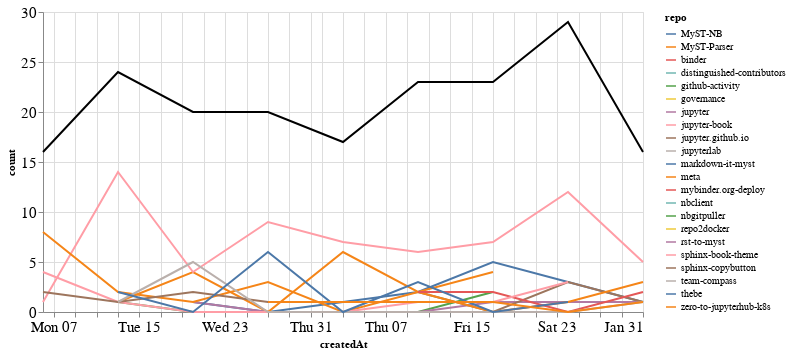

Write notebook code for a chart like this one.
### Markdown cell above
### Comments

### Code cell
comments_time = comments.groupby('repo').resample('W', on='createdAt').count()['author'].reset_index()
comments_time = comments_time.rename(columns={'author': 'count'})
comments_time_total = comments_time.groupby('createdAt').agg({"count": "sum"}).reset_index()
ch1 = alt.Chart(comments_time, width=600).mark_line().encode(
    x='createdAt',
    y='count',
    color='repo',
    tooltip="repo"
)

ch2 = alt.Chart(comments_time_total, width=600).mark_line(color="black").encode(
    x='createdAt',
    y='count',
)

ch1 + ch2

### Figure 1 — Vega-Lite specification as saved in the notebook (floating-point values rounded to 4 significant figures)
{"config": {"axisLeft": {"labelFontSize": 15}, "axisBottom": {"labelFontSize": 15}}, "layer": [{"data": {"name": "data-5f95427f0551002ba3722fc68b69c4a5"}, "mark": "line", "encoding": {"color": {"type": "nominal", "field": "repo"}, "tooltip": {"type": "nominal", "field": "repo"}, "x": {"type": "temporal", "field": "createdAt"}, "y": {"type": "quantitative", "field": "count"}}, "width": 600}, {"data": {"name": "data-d078ae1a8973af069791da17aaa783e9"}, "mark": {"type": "line", "color": "black"}, "encoding": {"x": {"type": "temporal", "field": "createdAt"}, "y": {"type": "quantitative", "field": "count"}}, "width": 600}], "$schema": "https://vega.github.io/schema/vega-lite/v4.8.1.json", "datasets": {"data-5f95427f0551002ba3722fc68b69c4a5": [{"repo": "MyST-NB", "createdAt": "2020-12-20T00:00:00", "count": 1}, {"repo": "MyST-NB", "createdAt": "2020-12-27T00:00:00", "count": 0}, {"repo": "MyST-NB", "createdAt": "2021-01-03T00:00:00", "count": 1}, {"repo": "MyST-NB", "createdAt": "2021-01-10T00:00:00", "count": 2}, {"repo": "MyST-NB", "createdAt": "2021-01-17T00:00:00", "count": 5}, {"repo": "MyST-NB", "createdAt": "2021-01-24T00:00:00", "count": 3}, {"repo": "MyST-NB", "createdAt": "2021-01-31T00:00:00", "count": 1}, {"repo": "MyST-Parser", "createdAt": "2020-12-13T00:00:00", "count": 1}, {"repo": "MyST-Parser", "createdAt": "2020-12-20T00:00:00", "count": 4}, {"repo": "MyST-Parser", "createdAt": "2020-12-27T00:00:00", "count": 0}, {"repo": "MyST-Parser", "createdAt": "2021-01-03T00:00:00", "count": 6}, {"repo": "MyST-Parser", "createdAt": "2021-01-10T00:00:00", "count": 2}, {"repo": "MyST-Parser", "createdAt": "2021-01-17T00:00:00", "count": 4}, {"repo": "binder", "createdAt": "2021-01-31T00:00:00", "count": 1}, {"repo": "distinguished-contributors", "createdAt": "2020-12-20T00:00:00", "count": 1}, {"repo": "github-activity", "createdAt": "2020-12-13T00:00:00", "count": 1}, {"repo": "github-activity", "createdAt": "2020-12-20T00:00:00", "count": 0}, {"repo": "github-activity", "createdAt": "2020-12-27T00:00:00", "count": 0}, {"repo": "github-activity", "createdAt": "2021-01-03T00:00:00", "count": 0}, {"repo": "github-activity", "createdAt": "2021-01-10T00:00:00", "count": 0}, {"repo": "github-activity", "createdAt": "2021-01-17T00:00:00", "count": 2}, {"repo": "governance", "createdAt": "2021-01-24T00:00:00", "count": 1}, {"repo": "jupyter", "createdAt": "2020-12-20T00:00:00", "count": 1}, {"repo": "jupyter", "createdAt": "2020-12-27T00:00:00", "count": 0}, {"repo": "jupyter", "createdAt": "2021-01-03T00:00:00", "count": 0}, {"repo": "jupyter", "createdAt": "2021-01-10T00:00:00", "count": 0}, {"repo": "jupyter", "createdAt": "2021-01-17T00:00:00", "count": 1}, {"repo": "jupyter", "createdAt": "2021-01-24T00:00:00", "count": 1}, {"repo": "jupyter", "createdAt": "2021-01-31T00:00:00", "count": 1}, {"repo": "jupyter-book", "createdAt": "2020-12-06T00:00:00", "count": 1}, {"repo": "jupyter-book", "createdAt": "2020-12-13T00:00:00", "count": 14}, {"repo": "jupyter-book", "createdAt": "2020-12-20T00:00:00", "count": 4}, {"repo": "jupyter-book", "createdAt": "2020-12-27T00:00:00", "count": 9}, {"repo": "jupyter-book", "createdAt": "2021-01-03T00:00:00", "count": 7}, {"repo": "jupyter-book", "createdAt": "2021-01-10T00:00:00", "count": 6}, {"repo": "jupyter-book", "createdAt": "2021-01-17T00:00:00", "count": 7}, {"repo": "jupyter-book", "createdAt": "2021-01-24T00:00:00", "count": 12}, {"repo": "jupyter-book", "createdAt": "2021-01-31T00:00:00", "count": 5}, {"repo": "jupyter.github.io", "createdAt": "2021-01-10T00:00:00", "count": 2}, {"repo": "jupyter.github.io", "createdAt": "2021-01-17T00:00:00", "count": 0}, {"repo": "jupyter.github.io", "createdAt": "2021-01-24T00:00:00", "count": 3}, {"repo": "jupyter.github.io", "createdAt": "2021-01-31T00:00:00", "count": 1}, {"repo": "jupyterlab", "createdAt": "2020-12-20T00:00:00", "count": 1}, {"repo": "markdown-it-myst", "createdAt": "2020-12-06T00:00:00", "count": 1}, {"repo": "meta", "createdAt": "2020-12-06T00:00:00", "count": 8}, {"repo": "meta", "createdAt": "2020-12-13T00:00:00", "count": 2}, {"repo": "meta", "createdAt": "2020-12-20T00:00:00", "count": 1}, {"repo": "meta", "createdAt": "2020-12-27T00:00:00", "count": 3}, {"repo": "meta", "createdAt": "2021-01-03T00:00:00", "count": 0}, {"repo": "meta", "createdAt": "2021-01-10T00:00:00", "count": 2}, {"repo": "meta", "createdAt": "2021-01-17T00:00:00", "count": 0}, {"repo": "meta", "createdAt": "2021-01-24T00:00:00", "count": 1}, {"repo": "meta", "createdAt": "2021-01-31T00:00:00", "count": 3}, {"repo": "mybinder.org-deploy", "createdAt": "2021-01-10T00:00:00", "count": 2}, {"repo": "mybinder.org-deploy", "createdAt": "2021-01-17T00:00:00", "count": 2}, {"repo": "mybinder.org-deploy", "createdAt": "2021-01-24T00:00:00", "count": 0}, {"repo": "mybinder.org-deploy", "createdAt": "2021-01-31T00:00:00", "count": 2}, {"repo": "nbclient", "createdAt": "2020-12-13T00:00:00", "count": 1}, {"repo": "nbgitpuller", "createdAt": "2021-01-10T00:00:00", "count": 2}, {"repo": "repo2docker", "createdAt": "2021-01-24T00:00:00", "count": 4}, {"repo": "rst-to-myst", "createdAt": "2021-01-03T00:00:00", "count": 1}, {"repo": "sphinx-book-theme", "createdAt": "2020-12-06T00:00:00", "count": 4}, {"repo": "sphinx-book-theme", "createdAt": "2020-12-13T00:00:00", "count": 1}, {"repo": "sphinx-book-theme", "createdAt": "2020-12-20T00:00:00", "count": 0}, {"repo": "sphinx-book-theme", "createdAt": "2020-12-27T00:00:00", "count": 0}, {"repo": "sphinx-book-theme", "createdAt": "2021-01-03T00:00:00", "count": 0}, {"repo": "sphinx-book-theme", "createdAt": "2021-01-10T00:00:00", "count": 1}, {"repo": "sphinx-book-theme", "createdAt": "2021-01-17T00:00:00", "count": 1}, {"repo": "sphinx-book-theme", "createdAt": "2021-01-24T00:00:00", "count": 3}, {"repo": "sphinx-copybutton", "createdAt": "2020-12-06T00:00:00", "count": 2}, {"repo": "sphinx-copybutton", "createdAt": "2020-12-13T00:00:00", "count": 1}, {"repo": "sphinx-copybutton", "createdAt": "2020-12-20T00:00:00", "count": 2}, {"repo": "sphinx-copybutton", "createdAt": "2020-12-27T00:00:00", "count": 1}, {"repo": "sphinx-copybutton", "createdAt": "2021-01-03T00:00:00", "count": 1}, {"repo": "team-compass", "createdAt": "2020-12-13T00:00:00", "count": 1}, {"repo": "team-compass", "createdAt": "2020-12-20T00:00:00", "count": 5}, {"repo": "team-compass", "createdAt": "2020-12-27T00:00:00", "count": 0}, {"repo": "team-compass", "createdAt": "2021-01-03T00:00:00", "count": 0}, {"repo": "team-compass", "createdAt": "2021-01-10T00:00:00", "count": 0}, {"repo": "team-compass", "createdAt": "2021-01-17T00:00:00", "count": 0}, {"repo": "team-compass", "createdAt": "2021-01-24T00:00:00", "count": 0}, {"repo": "team-compass", "createdAt": "2021-01-31T00:00:00", "count": 1}, {"repo": "thebe", "createdAt": "2020-12-13T00:00:00", "count": 2}, {"repo": "thebe", "createdAt": "2020-12-20T00:00:00", "count": 0}, {"repo": "thebe", "createdAt": "2020-12-27T00:00:00", "count": 6}, {"repo": "thebe", "createdAt": "2021-01-03T00:00:00", "count": 0}, {"repo": "thebe", "createdAt": "2021-01-10T00:00:00", "count": 3}, {"repo": "thebe", "createdAt": "2021-01-17T00:00:00", "count": 0}, {"repo": "thebe", "createdAt": "2021-01-24T00:00:00", "count": 1}, {"repo": "zero-to-jupyterhub-k8s", "createdAt": "2020-12-27T00:00:00", "count": 1}, {"repo": "zero-to-jupyterhub-k8s", "createdAt": "2021-01-03T00:00:00", "count": 1}, {"repo": "zero-to-jupyterhub-k8s", "createdAt": "2021-01-10T00:00:00", "count": 1}, {"repo": "zero-to-jupyterhub-k8s", "createdAt": "2021-01-17T00:00:00", "count": 1}, {"repo": "zero-to-jupyterhub-k8s", "createdAt": "2021-01-24T00:00:00", "count": 0}, {"repo": "zero-to-jupyterhub-k8s", "createdAt": "2021-01-31T00:00:00", "count": 1}], "data-d078ae1a8973af069791da17aaa783e9": [{"createdAt": "2020-12-06T00:00:00", "count": 16}, {"createdAt": "2020-12-13T00:00:00", "count": 24}, {"createdAt": "2020-12-20T00:00:00", "count": 20}, {"createdAt": "2020-12-27T00:00:00", "count": 20}, {"createdAt": "2021-01-03T00:00:00", "count": 17}, {"createdAt": "2021-01-10T00:00:00", "count": 23}, {"createdAt": "2021-01-17T00:00:00", "count": 23}, {"createdAt": "2021-01-24T00:00:00", "count": 29}, {"createdAt": "2021-01-31T00:00:00", "count": 16}]}}
